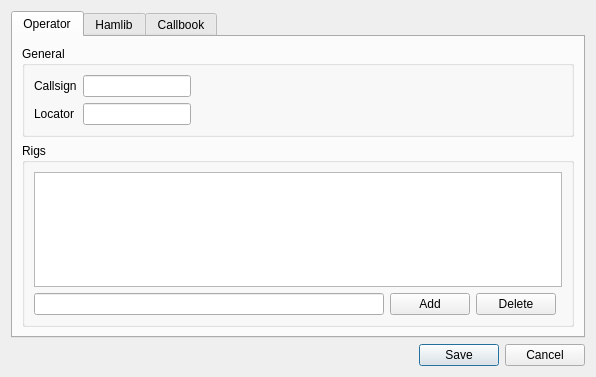
<?xml version="1.0" encoding="UTF-8"?>
<ui version="4.0">
 <class>SettingsDialog</class>
 <widget class="QDialog" name="SettingsDialog">
  <property name="geometry">
   <rect>
    <x>0</x>
    <y>0</y>
    <width>596</width>
    <height>377</height>
   </rect>
  </property>
  <property name="windowTitle">
   <string>Settings</string>
  </property>
  <property name="modal">
   <bool>true</bool>
  </property>
  <layout class="QGridLayout" name="gridLayout">
   <item row="0" column="0">
    <widget class="QTabWidget" name="tabWidget">
     <property name="currentIndex">
      <number>0</number>
     </property>
     <widget class="QWidget" name="tab">
      <attribute name="title">
       <string>Operator</string>
      </attribute>
      <layout class="QGridLayout" name="gridLayout_2">
       <item row="0" column="0">
        <widget class="QGroupBox" name="groupBox_2">
         <property name="title">
          <string>General</string>
         </property>
         <layout class="QGridLayout" name="gridLayout_4">
          <item row="0" column="0">
           <layout class="QFormLayout" name="formLayout">
            <property name="fieldGrowthPolicy">
             <enum>QFormLayout::FieldsStayAtSizeHint</enum>
            </property>
            <item row="0" column="0">
             <widget class="QLabel" name="callsignLabel">
              <property name="text">
               <string>Callsign</string>
              </property>
             </widget>
            </item>
            <item row="0" column="1">
             <widget class="QLineEdit" name="callsignEdit"/>
            </item>
            <item row="1" column="0">
             <widget class="QLabel" name="locatorLabel">
              <property name="text">
               <string>Locator</string>
              </property>
             </widget>
            </item>
            <item row="1" column="1">
             <widget class="QLineEdit" name="locatorEdit"/>
            </item>
           </layout>
          </item>
         </layout>
        </widget>
       </item>
       <item row="1" column="0">
        <widget class="QGroupBox" name="groupBox_3">
         <property name="title">
          <string>Rigs</string>
         </property>
         <layout class="QGridLayout" name="gridLayout_5">
          <item row="1" column="0">
           <widget class="QLineEdit" name="rigNameEdit"/>
          </item>
          <item row="1" column="2">
           <widget class="QPushButton" name="deleteRigButton">
            <property name="text">
             <string>Delete</string>
            </property>
           </widget>
          </item>
          <item row="1" column="1">
           <widget class="QPushButton" name="addRigButton">
            <property name="text">
             <string>Add</string>
            </property>
           </widget>
          </item>
          <item row="0" column="0" colspan="4">
           <widget class="QListView" name="rigListView"/>
          </item>
         </layout>
        </widget>
       </item>
      </layout>
     </widget>
     <widget class="QWidget" name="tab_2">
      <attribute name="title">
       <string>Hamlib</string>
      </attribute>
      <layout class="QGridLayout" name="gridLayout_3">
       <item row="0" column="0">
        <layout class="QFormLayout" name="formLayout_2">
         <property name="fieldGrowthPolicy">
          <enum>QFormLayout::FieldsStayAtSizeHint</enum>
         </property>
         <item row="0" column="0">
          <widget class="QLabel" name="hamlibModelLabel">
           <property name="text">
            <string>Model</string>
           </property>
          </widget>
         </item>
         <item row="2" column="0">
          <widget class="QLabel" name="hamlibBaudLabel">
           <property name="text">
            <string>Baudrate</string>
           </property>
          </widget>
         </item>
         <item row="2" column="1">
          <widget class="QSpinBox" name="hamlibBaudEdit">
           <property name="minimum">
            <number>75</number>
           </property>
           <property name="maximum">
            <number>115200</number>
           </property>
           <property name="value">
            <number>1200</number>
           </property>
          </widget>
         </item>
         <item row="1" column="0">
          <widget class="QLabel" name="hamlibPortLabel">
           <property name="text">
            <string>Port</string>
           </property>
          </widget>
         </item>
         <item row="1" column="1">
          <widget class="QLineEdit" name="hamlibPortEdit">
           <property name="text">
            <string>/dev/tty1</string>
           </property>
          </widget>
         </item>
         <item row="0" column="1">
          <widget class="QComboBox" name="hamlibModelSelect"/>
         </item>
        </layout>
       </item>
      </layout>
     </widget>
     <widget class="QWidget" name="tab_3">
      <attribute name="title">
       <string>Callbook</string>
      </attribute>
      <layout class="QVBoxLayout" name="verticalLayout">
       <item>
        <widget class="QGroupBox" name="groupBox">
         <property name="title">
          <string>HamQTH</string>
         </property>
         <layout class="QFormLayout" name="formLayout_3">
          <item row="0" column="0">
           <widget class="QLabel" name="hamQthUsernameLabel">
            <property name="text">
             <string>Username</string>
            </property>
           </widget>
          </item>
          <item row="0" column="1">
           <widget class="QLineEdit" name="hamQthUsernameEdit"/>
          </item>
          <item row="1" column="0">
           <widget class="QLabel" name="hamQthPasswordLabel">
            <property name="text">
             <string>Password</string>
            </property>
           </widget>
          </item>
          <item row="1" column="1">
           <widget class="QLineEdit" name="hamQthPasswordEdit">
            <property name="echoMode">
             <enum>QLineEdit::Password</enum>
            </property>
           </widget>
          </item>
         </layout>
        </widget>
       </item>
       <item>
        <spacer name="verticalSpacer">
         <property name="orientation">
          <enum>Qt::Vertical</enum>
         </property>
         <property name="sizeHint" stdset="0">
          <size>
           <width>20</width>
           <height>40</height>
          </size>
         </property>
        </spacer>
       </item>
      </layout>
     </widget>
    </widget>
   </item>
   <item row="1" column="0">
    <widget class="QDialogButtonBox" name="buttonBox">
     <property name="standardButtons">
      <set>QDialogButtonBox::Cancel|QDialogButtonBox::Save</set>
     </property>
    </widget>
   </item>
  </layout>
 </widget>
 <resources/>
 <connections>
  <connection>
   <sender>buttonBox</sender>
   <signal>rejected()</signal>
   <receiver>SettingsDialog</receiver>
   <slot>reject()</slot>
   <hints>
    <hint type="sourcelabel">
     <x>297</x>
     <y>357</y>
    </hint>
    <hint type="destinationlabel">
     <x>297</x>
     <y>188</y>
    </hint>
   </hints>
  </connection>
  <connection>
   <sender>buttonBox</sender>
   <signal>accepted()</signal>
   <receiver>SettingsDialog</receiver>
   <slot>save()</slot>
   <hints>
    <hint type="sourcelabel">
     <x>297</x>
     <y>357</y>
    </hint>
    <hint type="destinationlabel">
     <x>297</x>
     <y>188</y>
    </hint>
   </hints>
  </connection>
  <connection>
   <sender>addRigButton</sender>
   <signal>clicked()</signal>
   <receiver>SettingsDialog</receiver>
   <slot>addRig()</slot>
   <hints>
    <hint type="sourcelabel">
     <x>439</x>
     <y>304</y>
    </hint>
    <hint type="destinationlabel">
     <x>297</x>
     <y>188</y>
    </hint>
   </hints>
  </connection>
  <connection>
   <sender>deleteRigButton</sender>
   <signal>clicked()</signal>
   <receiver>SettingsDialog</receiver>
   <slot>deleteRig()</slot>
   <hints>
    <hint type="sourcelabel">
     <x>520</x>
     <y>304</y>
    </hint>
    <hint type="destinationlabel">
     <x>297</x>
     <y>188</y>
    </hint>
   </hints>
  </connection>
 </connections>
 <slots>
  <slot>save()</slot>
  <slot>addRig()</slot>
  <slot>deleteRig()</slot>
 </slots>
</ui>
